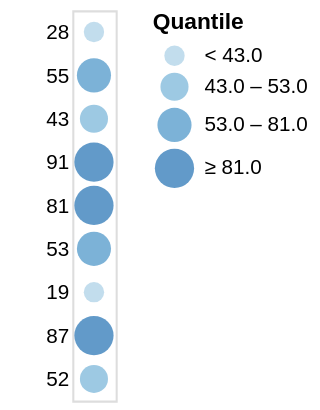

Describe this chart as a Vega-Lite specification.
### Vega specification from a JSON file in a GitHub repository (floating-point values rounded to 4 significant figures)
{"$schema": "https://vega.github.io/schema/vega/v4.json", "description": "A simple bar chart with embedded data.", "autosize": "pad", "padding": 5, "width": 21, "style": "cell", "data": [{"name": "source_0", "values": [{"a": "A", "b": 28}, {"a": "B", "b": 55}, {"a": "C", "b": 43}, {"a": "D", "b": 91}, {"a": "E", "b": 81}, {"a": "F", "b": 53}, {"a": "G", "b": 19}, {"a": "H", "b": 87}, {"a": "I", "b": 52}]}, {"name": "data_0", "source": "source_0", "transform": [{"type": "formula", "expr": "toNumber(datum[\"b\"])", "as": "b"}]}], "signals": [{"name": "y_step", "value": 21}, {"name": "height", "update": "bandspace(domain('y').length, 1, 0.5) * y_step"}], "marks": [{"name": "marks", "type": "symbol", "style": ["circle"], "from": {"data": "data_0"}, "encode": {"update": {"opacity": {"value": 0.7}, "fill": [{"test": "datum[\"b\"] === null || isNaN(datum[\"b\"])", "value": null}, {"scale": "color", "field": "b"}], "tooltip": {"signal": "{\"b\": ''+datum[\"b\"]}"}, "x": {"signal": "width", "mult": 0.5}, "y": {"scale": "y", "field": "b"}, "size": {"scale": "size", "field": "b"}, "shape": {"value": "circle"}}}}], "scales": [{"name": "y", "type": "point", "domain": {"data": "data_0", "field": "b"}, "range": {"step": {"signal": "y_step"}}, "padding": 0.5}, {"name": "color", "type": "quantile", "domain": {"data": "data_0", "field": "b"}, "range": {"scheme": "blues", "count": 4}}, {"name": "size", "type": "quantile", "domain": {"data": "data_0", "field": "b"}, "range": [97, 185, 273, 361]}], "axes": [{"scale": "y", "orient": "left", "grid": false, "domain": false, "ticks": false, "zindex": 1}], "legends": [{"title": "Quantile", "fill": "color", "encode": {"symbols": {"update": {"shape": {"value": "circle"}, "opacity": {"value": 0.7}}}}, "size": "size"}], "config": {"axisY": {"minExtent": 30}}}
